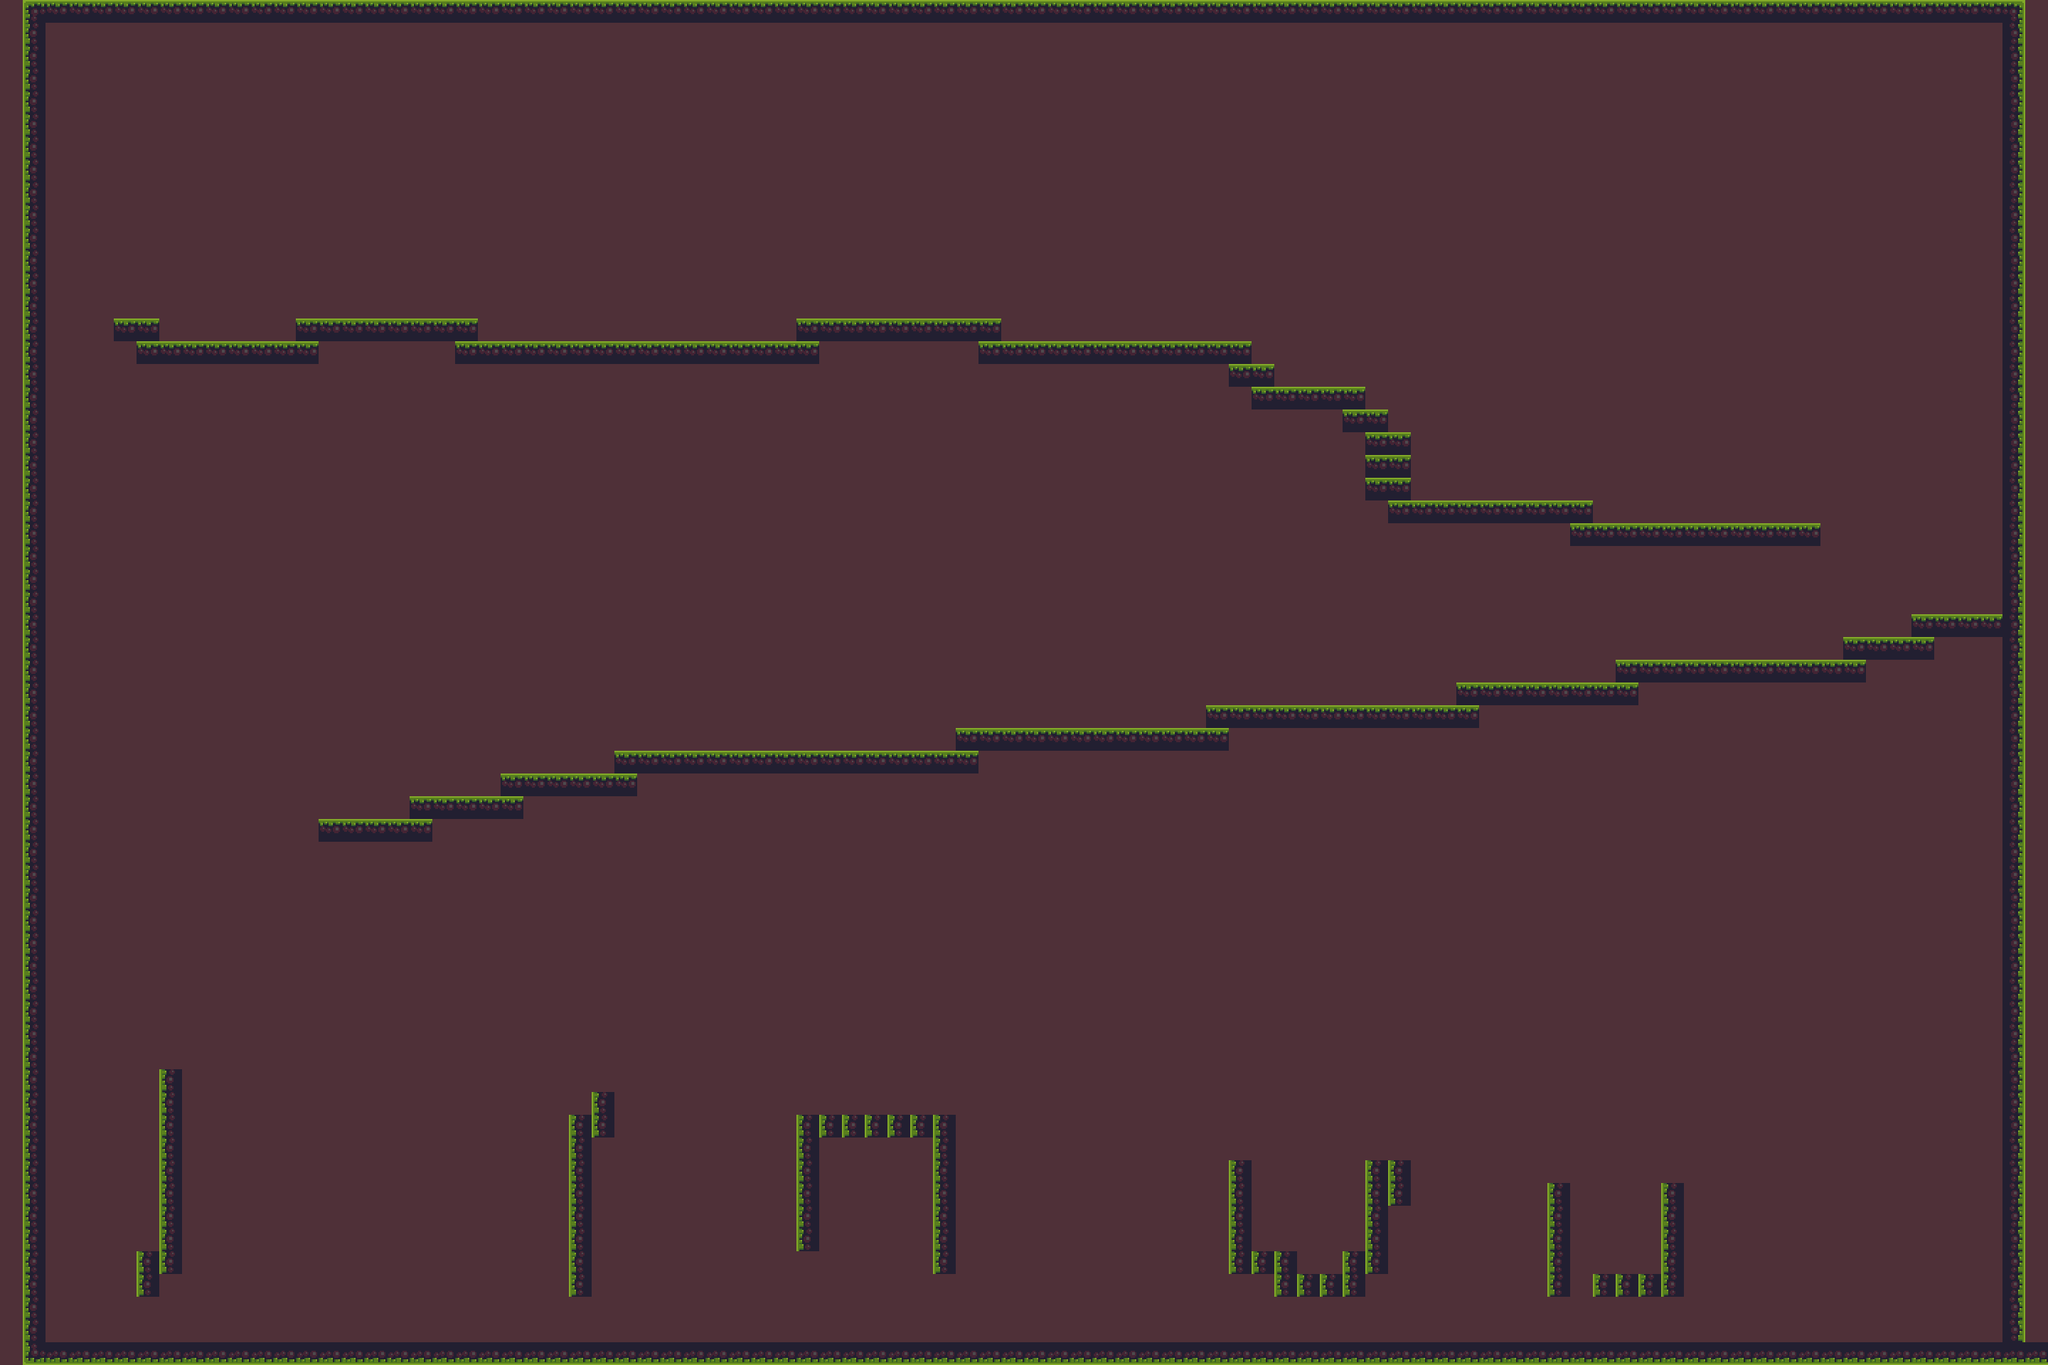

This game map was drawn from its Tiled (.tmx) file and the tilesets committed beside it. A one-line description and the trimmed map source follow:
An orthogonal 90x60 tile map with 32x32 px tiles, 2 tile layers (background, ground), 2 hidden layers not drawn, 3 tilesets.

<map version="1.10" tiledversion="1.12.2" orientation="orthogonal" renderorder="right-down" width="90" height="60" tilewidth="32" tileheight="32" infinite="0" nextlayerid="5" nextobjectid="1">
 <tileset firstgid="1" source="tileset_32x32(new).tsx" />
 <tileset firstgid="73" source="enemies.tsx" />
 <tileset firstgid="77" source="coins.tsx" />
 <layer id="2" name="background" width="90" height="60">
  <data>[5400 cells, 5400 non-empty, 1 distinct tile ids]</data>
 </layer>
 <layer id="4" name="coins" width="90" height="60" visible="0">
  <data>[5400 cells, 55 non-empty, 1 distinct tile ids]</data>
 </layer>
 <layer id="3" name="goblins" width="90" height="60" visible="0">
  <data>[5400 cells, 20 non-empty, 1 distinct tile ids]</data>
 </layer>
 <layer id="1" name="ground" width="90" height="60">
  <data>[5400 cells, 537 non-empty, 7 distinct tile ids]</data>
 </layer>
</map>
